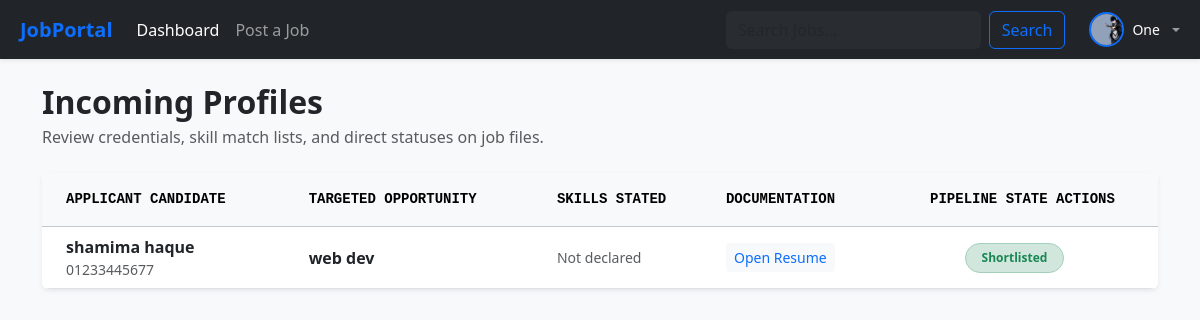
The app's page /applicant/ (signed in) with its own data.
### JobApp/models.py (models this page shows, shortened)
class UserModel(AbstractUser):
    USER_TYPE = [
        ('JobSeeker', 'JobSeeker'),
        ('Recruiter', 'Recruiter')
    ]
    display_name = models.CharField(max_length=100)
    user_type = models.CharField(max_length=100, choices=USER_TYPE)

class RecruiterModel(models.Model):
    user = models.ForeignKey(UserModel, on_delete=models.CASCADE)
    name = models.CharField(max_length=100, null=True, blank=True)
    company_name = models.CharField(max_length=100, null=True, blank=True)
    address = models.CharField(max_length=100, null=True, blank=True)
    contact = models.CharField(max_length=100, null=True, blank=True)
    profile = models.ImageField(upload_to='media/profile', null=True, blank=True)

class ApplyJobModel(models.Model):
    STATUS = [
        ('Pending', 'Pending'),
        ('ShortList', 'ShortList'),
        ('Rejected', 'Rejected')
    ]
    job = models.ForeignKey(JobModel, on_delete=models.CASCADE)
    job_seeker = models.ForeignKey(JobSeekerModel, on_delete=models.CASCADE)
    status = models.CharField(max_length=100, choices=STATUS)

class JobSeekerModel(models.Model):
    user = models.ForeignKey(UserModel, on_delete=models.CASCADE)
    name = models.CharField(max_length=100, null=True, blank=True)
    address = models.CharField(max_length=100, null=True, blank=True)
    contact = models.CharField(max_length=100, null=True, blank=True)
    skill = models.ManyToManyField(SkillModel)
    resume = models.FileField(upload_to='media/resume', null=True, blank=True)

class JobModel(models.Model):
    CATAGORY = [
        ('Full Time', 'Full Time'),
        ('Part Time', 'Part Time'),
        ('Internship', 'Internship')
    ]
    user = models.ForeignKey(RecruiterModel, on_delete=models.CASCADE)
    title = models.CharField(max_length=100)
    catagory = models.CharField(max_length=100, choices=CATAGORY)
    description = models.TextField()
    skills = models.ManyToManyField(SkillModel)

### JobApp/views.py (the view)
# urls.py: path('applicant/',applicantPage,name='applicant'),
@login_required
def applicantPage(req, id=None):
    if id:
        job_instance = JobModel.objects.filter(id=id).first()
        applicants = ApplyJobModel.objects.filter(job=job_instance)
    else:
        try:
            recruiter = RecruiterModel.objects.get(user=req.user)
            applicants = ApplyJobModel.objects.filter(job__user=recruiter)
        except RecruiterModel.DoesNotExist:
            applicants = ApplyJobModel.objects.none()
    return render(req, 'pages/applicant.html', {'applicants': applicants})

### JobApp/templates/pages/applicant.html (shortened to what this page needs)
{% extends "base/base.html" %}
{% block content %}
<div class="my-4">
    <h2 class="fw-bold mb-1">Incoming Profiles</h2>
    <p class="text-muted">Review credentials, skill match lists, and direct statuses on job files.</p>
</div>
<div class="card shadow-sm border-0">
    <div class="table-responsive rounded-3">
        <table class="table table-hover align-middle mb-0">
            <thead class="table-light text-uppercase font-monospace small">
                <tr>
                    <th scope="col" class="ps-4 py-3">Applicant Candidate</th>
                    <th scope="col" class="py-3">Targeted Opportunity</th>
                    <th scope="col" class="py-3">Skills Stated</th>
                    <th scope="col" class="py-3">Documentation</th>
                    <th scope="col" class="py-3 text-center">Pipeline State Actions</th>
                </tr>
            </thead>
            <tbody>
                {% for app in applicants %}
                <tr>
                    <td class="ps-4">
                        <span class="fw-bold text-dark d-block mb-0">{{ app.job_seeker.name|default:"Anonymous Job Seeker" }}</span>
                        <small class="text-muted d-block">{{ app.job_seeker.contact }}</small>
                    </td>
                    <td>
                        <span class="fw-semibold text-dark">{{ app.job.title }}</span>
                    </td>
                    <td>
                        <div class="d-flex flex-wrap gap-1" style="max-width: 240px;">
                            {% for skill in app.job_seeker.skill.all %}
                                <span class="badge bg-light text-secondary border rounded-1 px-1.5 py-1 small">{{ skill.name }}</span>
                            {% empty %}
                                <span class="text-muted small italic">Not declared</span>
                            {% endfor %}
                        </div>
                    </td>
                    <td>
                        {% if app.job_seeker.resume %}
                            <a href="{{ app.job_seeker.resume.url }}" target="_blank" class="btn btn-light btn-sm text-primary fw-medium border-0">
                                 Open Resume
                            </a>
                        {% else %}
                            <span class="text-muted small">No file attached</span>
                        {% endif %}
                    </td>
                    <td class="text-center pe-4">
                        {% if app.status == "Pending" %}
                            <div class="d-flex gap-1 justify-content-center">
                                <a href="{% url 'shortList' app.id %}" class="btn btn-success btn-sm font-monospace px-3 fw-bold">Accept</a>
                                <a href="{% url 'reject' app.id %}" class="btn btn-outline-danger btn-sm font-monospace px-3 fw-bold">Pass</a>
                            </div>
                        {% else %}
                            {% if app.status == "ShortList" %}
                                <span class="badge bg-success-subtle text-success border border-success-subtle px-3 py-2 rounded-pill fw-semibold">Shortlisted</span>
                            {% else %}
                                <span class="badge bg-danger-subtle text-danger border border-danger-subtle px-3 py-2 rounded-pill fw-semibold">Rejected</span>
                            {% endif %}
                        {% endif %}
                    </td>
                </tr>
                {% empty %}
                <tr>
                    <td colspan="5" class="text-center py-5 text-muted">
                        No active applicant folders match this profile scope currently.
                    </td>
                </tr>
                {% endfor %}
            </tbody>
        </table>
    </div>
</div>
{% endblock content %}

### JobApp/templates/base/nav.html (shortened to what this page needs)
<nav class="navbar navbar-expand-lg navbar-dark bg-dark shadow-sm">
  <div class="container-fluid">
    <a class="navbar-brand fw-bold text-primary" href="{% url 'dashboard' %}">
      JobPortal
    </a>
    <div class="collapse navbar-collapse" id="navbarSupportedContent">
      <ul class="navbar-nav me-auto mb-2 mb-lg-0 align-items-lg-center">
        <li class="nav-item">
          <a class="nav-link active" aria-current="page" href="{% url 'dashboard' %}">Dashboard</a>
        </li>
        {% if request.user.is_authenticated %}
          {% if request.user.user_type == "Recruiter" %}
          <li class="nav-item">
            <a class="nav-link" href="{% url 'jobPost' %}">Post a Job</a>
          </li>
          {% endif %}
        {% endif %}
      </ul>
      {% if request.user.is_authenticated %}
        <form class="d-flex me-lg-3 my-2 my-lg-0" role="search" method="get">
          <input class="form-control me-2 bg-secondary bg-opacity-10 border-0 text-white" name="query" type="search" placeholder="Search Jobs..." aria-label="Search"/>
          <button class="btn btn-outline-primary" type="submit">Search</button>
        </form>
      {% endif %}
      <ul class="navbar-nav mb-2 mb-lg-0">
        {% if request.user.is_authenticated %}
          <li class="nav-item dropdown">
            <a class="nav-link dropdown-toggle d-flex align-items-center gap-2 py-1" href="#" role="button" data-bs-toggle="dropdown" aria-expanded="false">
              <div class="position-relative d-inline-block">
                {% if request.user.user_type == "Recruiter" and request.user.recruitermodel_set.first.profile %}
                  <img src="{{ request.user.recruitermodel_set.first.profile.url }}" alt="Profile" class="rounded-circle border border-2 border-primary" style="width: 35px; height: 35px; object-fit: cover;">
                {% elif request.user.user_type == "JobSeeker" and request.user.jobseekermodel_set.first.profile %}
                  <img src="{{ request.user.jobseekermodel_set.first.profile.url }}" alt="Profile" class="rounded-circle border border-2 border-primary" style="width: 35px; height: 35px; object-fit: cover;">
                {% else %}
                  <div class="bg-primary text-white rounded-circle d-flex align-items-center justify-content-center border border-2 border-primary" style="width: 35px; height: 35px;">
                    <span class="fw-bold small">{{ request.user.username|slice:":1"|upper }}</span>
                  </div>
                {% endif %}
              </div>
              <span class="text-white small fw-medium d-none d-sm-inline">
                {{ request.user.display_name|default:request.user.username }}
              </span>
            </a>
          </li>
        {% endif %}
      </ul>
    </div>
  </div>
</nav>

### records on screen
UserModel: user.recruitermodel_set.first.profile (picture), user.display_name "One"
ApplyJobModel: job_seeker.name "shamima haque", job_seeker.contact "01233445677", job "web dev", status "Shortlisted"
